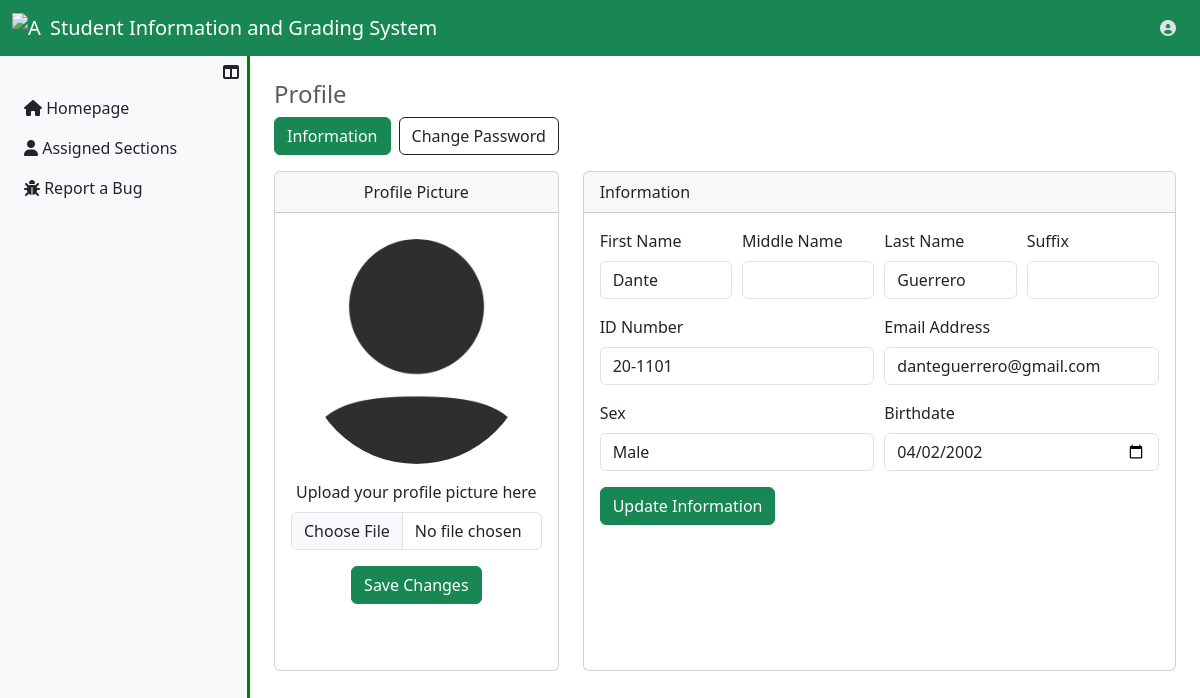
Screenshot of /UserFaculty/faculty_profile.php (signed in) with the database file from the repository.
### tables this page shows
CREATE TABLE `users_tbl` (
  `user_id` int(11) NOT NULL,
  `id_number` varchar(50) NOT NULL,
  `u_fname` varchar(50) NOT NULL,
  `u_mname` varchar(50) DEFAULT NULL,
  `u_lname` varchar(50) NOT NULL,
  `u_suffix` varchar(10) DEFAULT NULL,
  `u_sex` enum('Male','Female') NOT NULL,
  `u_birthdate` date NOT NULL,
  `user_email` varchar(50) NOT NULL,
  `role` enum('Faculty','Registrar') NOT NULL,
  `user_password` longtext NOT NULL,
  `user_profile` mediumtext NOT NULL,
  `user_status` enum('Active','Inactive') NOT NULL
);

### UserFaculty/faculty_profile.php (the view, shortened to what this page needs)
<?php
  include ("../server_connection/db_connect.php");
  if (!empty($_SESSION["id_number"])){
    $user_id = $_SESSION["user_id"];
    $sql = "SELECT * FROM users_tbl WHERE user_id=$user_id";
    try{
      $result = $conn->prepare($sql);
      $result->execute();
      if($result->rowCount()>0){
        $data = $result->fetch(PDO::FETCH_ASSOC);
        $id_number = $data['id_number'];
        $user_profile = $data['user_profile'];
        $u_fname = $data['u_fname'];
        $u_mname = $data['u_mname'];
        $u_lname = $data['u_lname'];
        $u_suffix = $data['u_suffix'];
        $u_sex = $data['u_sex'];
        $user_email = $data['user_email'];
        $u_birthdate = $data['u_birthdate'];
      }
    }catch(Exception $e){
      echo "Error" . $e;
    }
  };
?>
<!DOCTYPE html>
<html lang="en">
<head>
    <link href="https://stackpath.bootstrapcdn.com/bootstrap/4.5.2/css/bootstrap.min.css" rel="stylesheet">
</head>
<body>
    <?php
        include '../Assets/components/FacultyNavbar.php';
    ?>
    <div class="d-flex">
        <?php
            include '../Assets/components/FacultySidebar.php';
        ?>
        <div class="content p-4">
            <h4 class="text-muted">Profile</h4>
            <div class="d-flex justify-content-start mb-3">
                <a href="faculty_profile.php" class="btn btn-success me-2">Information</a>
                <a href="change_password.php" class="btn btn-outline-dark me-2">Change Password</a>
            </div>
            <div class="main-content">
                <div class="row">
                    <div class="col-md-4">
                        <div class="card">
                            <div class="card-header text-center">Profile Picture</div>
                            <div class="card-body text-center">
                                <img src="../Assets/img/profile_pictures/<?php echo $user_profile ?>" class="avatar img-fluid mb-3" alt="Profile Picture">
                                <form method="post" action="EditProfilePicture.php?user_id=<?php echo $user_id ?>" enctype="multipart/form-data">
                                    <div class="form-row">
                                        <div class="form-group col-md-12">
                                            <label for="user_profile">Upload your profile picture here</label>
                                            <input type="file" class="form-control" id="user_profile" name="user_profile" accept="image/png/jpg" required>
                                        </div>
                                        <div class="form-group col-md-12">
                                            <button type="submit" name="saveEdit" id="saveEdit" class="btn btn-success">Save Changes</button>
                                        </div>
                                    </div>
                                </form>
                            </div>
                        </div>
                    </div>
                    <div class="col-md-8">
                        <div class="card">
                            <div class="card-header">Information</div>
                            <div class="card-body">
                                <form action="faculty_profile.php" method="post">
                                    <div class="form-row">
                                        <div class="form-group col-md-3">
                                            <label for="u_fname">First Name</label>
                                            <input type="text" class="form-control" name="u_fname" id="u_fname" value="<?php echo $u_fname ?>">
                                        </div>
                                        <div class="form-group col-md-3">
                                            <label for="u_mname">Middle Name</label>
                                            <input type="text" class="form-control" name="u_mname" id="u_mname" value="<?php echo $u_mname ?>">
                                        </div>
                                        <div class="form-group col-md-3">
                                            <label for="u_lname">Last Name</label>
                                            <input type="text" class="form-control" id="u_lname" name="u_lname" value="<?php echo $u_lname ?>">
                                        </div>
                                        <div class="form-group col-md-3">
                                            <label for="u_suffix">Suffix</label>
                                            <input type="text" class="form-control" id="u_suffix" name="u_suffix" value="<?php echo $u_suffix ?>">
                                        </div>
                                    </div>
                                    <div class="form-row">
                                        <div class="form-group col-md-6">
                                            <label for="id_number">ID Number</label>
                                            <input type="text" class="form-control" id="id_number" name="id_number" value="<?php echo $id_number?>">
                                        </div>
                                        <div class="form-group col-md-6">
                                            <label for="user_email">Email Address</label>
                                            <input type="email" class="form-control" id="user_email" name="user_email" value="<?php echo $user_email?>">
                                        </div>
                                    </div>
                                    <div class="form-row">
                                        <div class="form-group col-md-6">
                                            <label for="u_sex">Sex</label>
                                            <select class="form-control" id="u_sex" name="u_sex">
                                                <option value="Male" <?= $u_sex == 'Male' ? 'selected' : '' ?>>Male</option>
                                            </select>
                                        </div>
                                        <div class="form-group col-md-6">
                                            <label for="u_birthdate">Birthdate</label>
                                            <input type="date" class="form-control" id="u_birthdate" name="u_birthdate" value="<?php echo $u_birthdate?>">
                                        </div>
                                    </div>
                                    <button type="submit" name="saveEdit" id="saveEdit" class="btn btn-success">Update Information</button>
                                </form>
                            </div>
                        </div>
                    </div>
                </div>
            </div>
        </div>
    </div>
</body>
</html>

### Assets/components/FacultySidebar.php (style rules this page uses)
html, body { height: 100vh; margin: 0; overflow: hidden; }

### UserFaculty/faculty_profile.php (style rules this page uses)
.avatar { margin-top: 10px; vertical-align: middle; width: 225px; height: 225px; object-fit: cover; border-radius: 50%; }
.card { height: 500px; }

### rows the page displays
users_tbl: user_profile (placeholder picture), u_fname "Dante", u_lname "Guerrero", id_number "20-1101", user_email "danteguerrero@gmail.com", u_sex "Male", u_birthdate "04/02/2002"
